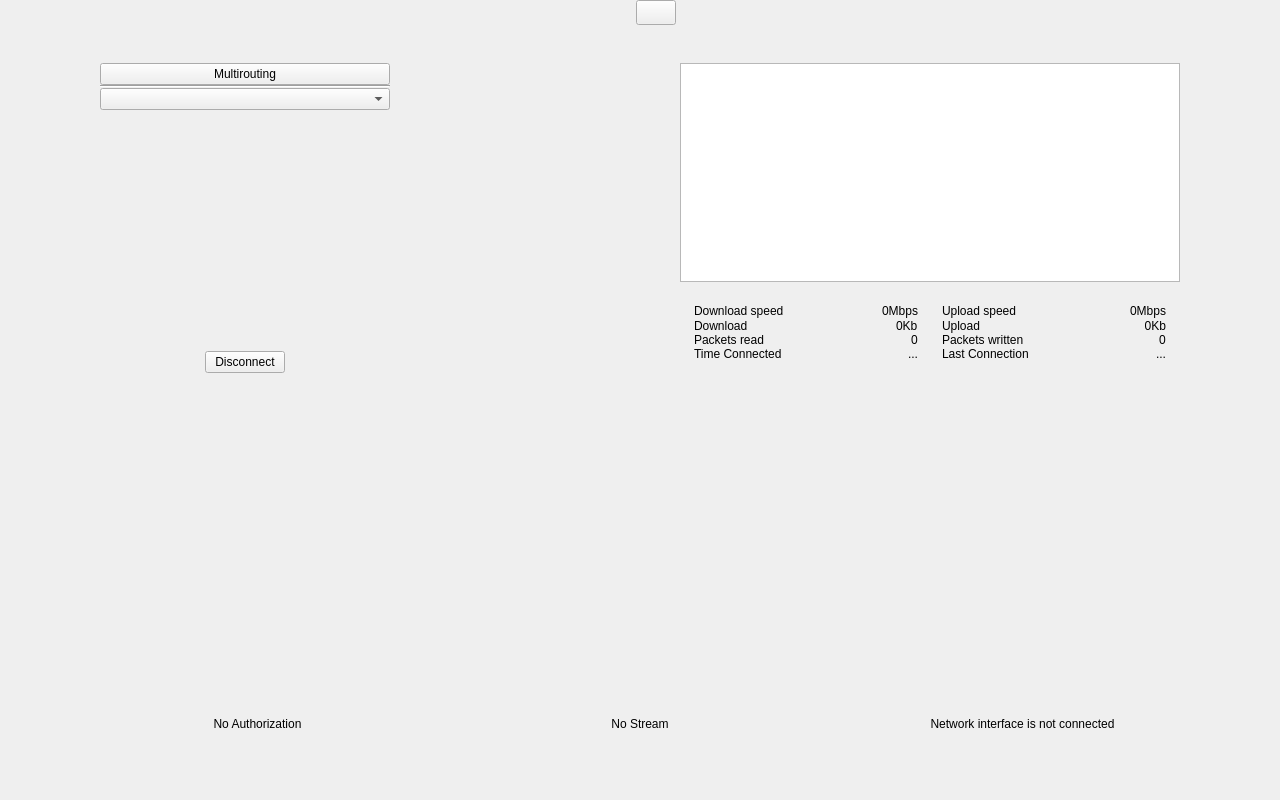
<?xml version="1.0" encoding="UTF-8"?>
<ui version="4.0">
 <class>Dashboard</class>
 <widget class="QWidget" name="Dashboard">
  <property name="geometry">
   <rect>
    <x>0</x>
    <y>0</y>
    <width>1280</width>
    <height>800</height>
   </rect>
  </property>
  <property name="windowTitle">
   <string>Form</string>
  </property>
  <property name="autoFillBackground">
   <bool>false</bool>
  </property>
  <property name="styleSheet">
   <string notr="true"/>
  </property>
  <layout class="QVBoxLayout" name="verticalLayout_10">
   <property name="spacing">
    <number>0</number>
   </property>
   <property name="leftMargin">
    <number>0</number>
   </property>
   <property name="topMargin">
    <number>0</number>
   </property>
   <property name="rightMargin">
    <number>0</number>
   </property>
   <property name="bottomMargin">
    <number>60</number>
   </property>
   <item>
    <layout class="QHBoxLayout" name="horizontalLayout_3">
     <item>
      <layout class="QVBoxLayout" name="verticalLayout_6">
       <property name="spacing">
        <number>0</number>
       </property>
       <item>
        <widget class="QToolButton" name="btMenu">
         <property name="focusPolicy">
          <enum>Qt::WheelFocus</enum>
         </property>
         <property name="shortcut">
          <string>Esc</string>
         </property>
         <property name="autoRaise">
          <bool>true</bool>
         </property>
        </widget>
       </item>
       <item>
        <spacer name="verticalSpacer_5">
         <property name="orientation">
          <enum>Qt::Vertical</enum>
         </property>
         <property name="sizeType">
          <enum>QSizePolicy::Minimum</enum>
         </property>
         <property name="sizeHint" stdset="0">
          <size>
           <width>0</width>
           <height>2</height>
          </size>
         </property>
        </spacer>
       </item>
      </layout>
     </item>
     <item>
      <spacer name="horizontalSpacer_2">
       <property name="orientation">
        <enum>Qt::Horizontal</enum>
       </property>
       <property name="sizeHint" stdset="0">
        <size>
         <width>198</width>
         <height>20</height>
        </size>
       </property>
      </spacer>
     </item>
     <item>
      <layout class="QHBoxLayout" name="horizontalLayout_2">
       <property name="spacing">
        <number>0</number>
       </property>
       <item>
        <widget class="QLabel" name="lbMessage">
         <property name="sizePolicy">
          <sizepolicy hsizetype="Fixed" vsizetype="Minimum">
           <horstretch>0</horstretch>
           <verstretch>0</verstretch>
          </sizepolicy>
         </property>
         <property name="alignment">
          <set>Qt::AlignCenter</set>
         </property>
        </widget>
       </item>
       <item>
        <widget class="CustomPlacementButton" name="btMessageClose">
         <property name="sizePolicy">
          <sizepolicy hsizetype="Minimum" vsizetype="Minimum">
           <horstretch>0</horstretch>
           <verstretch>0</verstretch>
          </sizepolicy>
         </property>
         <property name="flat">
          <bool>false</bool>
         </property>
        </widget>
       </item>
      </layout>
     </item>
     <item>
      <spacer name="horizontalSpacer_3">
       <property name="orientation">
        <enum>Qt::Horizontal</enum>
       </property>
       <property name="sizeHint" stdset="0">
        <size>
         <width>198</width>
         <height>20</height>
        </size>
       </property>
      </spacer>
     </item>
     <item>
      <widget class="QWidget" name="wgTopRightSpacing" native="true">
       <property name="sizePolicy">
        <sizepolicy hsizetype="Fixed" vsizetype="Fixed">
         <horstretch>0</horstretch>
         <verstretch>0</verstretch>
        </sizepolicy>
       </property>
      </widget>
     </item>
    </layout>
   </item>
   <item>
    <spacer name="verticalSpacer_2">
     <property name="orientation">
      <enum>Qt::Vertical</enum>
     </property>
     <property name="sizeType">
      <enum>QSizePolicy::Fixed</enum>
     </property>
     <property name="sizeHint" stdset="0">
      <size>
       <width>20</width>
       <height>38</height>
      </size>
     </property>
    </spacer>
   </item>
   <item>
    <layout class="QHBoxLayout" name="horizontalLayout_15">
     <property name="spacing">
      <number>0</number>
     </property>
     <property name="leftMargin">
      <number>100</number>
     </property>
     <property name="topMargin">
      <number>0</number>
     </property>
     <property name="rightMargin">
      <number>100</number>
     </property>
     <property name="bottomMargin">
      <number>0</number>
     </property>
     <item>
      <layout class="QVBoxLayout" name="verticalLayout_3">
       <property name="spacing">
        <number>0</number>
       </property>
       <property name="topMargin">
        <number>0</number>
       </property>
       <item>
        <widget class="QWidget" name="wtMultirouting" native="true">
         <property name="sizePolicy">
          <sizepolicy hsizetype="Expanding" vsizetype="Fixed">
           <horstretch>0</horstretch>
           <verstretch>0</verstretch>
          </sizepolicy>
         </property>
         <layout class="QVBoxLayout" name="verticalLayout">
          <property name="spacing">
           <number>0</number>
          </property>
          <property name="leftMargin">
           <number>0</number>
          </property>
          <property name="topMargin">
           <number>0</number>
          </property>
          <property name="rightMargin">
           <number>0</number>
          </property>
          <property name="bottomMargin">
           <number>0</number>
          </property>
          <item>
           <layout class="QHBoxLayout" name="horizontalLayout_4">
            <property name="topMargin">
             <number>0</number>
            </property>
            <item>
             <widget class="CustomPlacementButton" name="btMultirouting">
              <property name="enabled">
               <bool>true</bool>
              </property>
              <property name="sizePolicy">
               <sizepolicy hsizetype="Expanding" vsizetype="Fixed">
                <horstretch>0</horstretch>
                <verstretch>0</verstretch>
               </sizepolicy>
              </property>
              <property name="text">
               <string>Multirouting</string>
              </property>
              <property name="checkable">
               <bool>true</bool>
              </property>
             </widget>
            </item>
           </layout>
          </item>
          <item>
           <widget class="Line" name="lineMultirouting">
            <property name="orientation">
             <enum>Qt::Horizontal</enum>
            </property>
           </widget>
          </item>
          <item>
           <widget class="ServersComboBox" name="cbUpstream">
            <property name="enabled">
             <bool>true</bool>
            </property>
            <property name="sizePolicy">
             <sizepolicy hsizetype="Expanding" vsizetype="Fixed">
              <horstretch>0</horstretch>
              <verstretch>0</verstretch>
             </sizepolicy>
            </property>
            <property name="focusPolicy">
             <enum>Qt::NoFocus</enum>
            </property>
            <property name="contextMenuPolicy">
             <enum>Qt::NoContextMenu</enum>
            </property>
            <property name="maxVisibleItems">
             <number>6</number>
            </property>
            <property name="iconSize">
             <size>
              <width>62</width>
              <height>62</height>
             </size>
            </property>
           </widget>
          </item>
         </layout>
        </widget>
       </item>
       <item>
        <spacer name="verticalSpacer">
         <property name="orientation">
          <enum>Qt::Vertical</enum>
         </property>
         <property name="sizeType">
          <enum>QSizePolicy::Expanding</enum>
         </property>
         <property name="sizeHint" stdset="0">
          <size>
           <width>20</width>
           <height>162</height>
          </size>
         </property>
        </spacer>
       </item>
       <item>
        <layout class="QHBoxLayout" name="horizontalLayout_9">
         <item>
          <spacer name="horizontalSpacer_4">
           <property name="orientation">
            <enum>Qt::Horizontal</enum>
           </property>
           <property name="sizeHint" stdset="0">
            <size>
             <width>40</width>
             <height>20</height>
            </size>
           </property>
          </spacer>
         </item>
         <item>
          <widget class="CustomPlacementButton" name="btDisconnect">
           <property name="text">
            <string>Disconnect</string>
           </property>
           <property name="iconSize">
            <size>
             <width>44</width>
             <height>44</height>
            </size>
           </property>
          </widget>
         </item>
         <item>
          <spacer name="horizontalSpacer_5">
           <property name="orientation">
            <enum>Qt::Horizontal</enum>
           </property>
           <property name="sizeHint" stdset="0">
            <size>
             <width>40</width>
             <height>20</height>
            </size>
           </property>
          </spacer>
         </item>
        </layout>
       </item>
      </layout>
     </item>
     <item>
      <spacer name="horizontalSpacer">
       <property name="orientation">
        <enum>Qt::Horizontal</enum>
       </property>
       <property name="sizeType">
        <enum>QSizePolicy::Expanding</enum>
       </property>
       <property name="sizeHint" stdset="0">
        <size>
         <width>136</width>
         <height>20</height>
        </size>
       </property>
      </spacer>
     </item>
     <item>
      <layout class="QVBoxLayout" name="verticalLayout_2" stretch="0,0">
       <property name="spacing">
        <number>12</number>
       </property>
       <property name="bottomMargin">
        <number>0</number>
       </property>
       <item>
        <widget class="QGraphicsView" name="graphicsView">
         <property name="sizePolicy">
          <sizepolicy hsizetype="Minimum" vsizetype="Minimum">
           <horstretch>0</horstretch>
           <verstretch>0</verstretch>
          </sizepolicy>
         </property>
         <property name="minimumSize">
          <size>
           <width>500</width>
           <height>219</height>
          </size>
         </property>
         <property name="maximumSize">
          <size>
           <width>500</width>
           <height>219</height>
          </size>
         </property>
         <property name="verticalScrollBarPolicy">
          <enum>Qt::ScrollBarAlwaysOff</enum>
         </property>
         <property name="horizontalScrollBarPolicy">
          <enum>Qt::ScrollBarAlwaysOff</enum>
         </property>
         <property name="interactive">
          <bool>false</bool>
         </property>
         <property name="renderHints">
          <set>QPainter::Antialiasing|QPainter::HighQualityAntialiasing|QPainter::TextAntialiasing</set>
         </property>
         <property name="viewportUpdateMode">
          <enum>QGraphicsView::FullViewportUpdate</enum>
         </property>
        </widget>
       </item>
       <item>
        <widget class="QWidget" name="bgStatistics" native="true">
         <property name="sizePolicy">
          <sizepolicy hsizetype="Preferred" vsizetype="Minimum">
           <horstretch>0</horstretch>
           <verstretch>0</verstretch>
          </sizepolicy>
         </property>
         <layout class="QHBoxLayout" name="horizontalLayout_5">
          <property name="spacing">
           <number>24</number>
          </property>
          <property name="leftMargin">
           <number>14</number>
          </property>
          <property name="topMargin">
           <number>10</number>
          </property>
          <property name="rightMargin">
           <number>14</number>
          </property>
          <property name="bottomMargin">
           <number>12</number>
          </property>
          <item>
           <layout class="QVBoxLayout" name="verticalLayout_9">
            <property name="spacing">
             <number>0</number>
            </property>
            <property name="leftMargin">
             <number>0</number>
            </property>
            <property name="topMargin">
             <number>0</number>
            </property>
            <property name="rightMargin">
             <number>0</number>
            </property>
            <property name="bottomMargin">
             <number>0</number>
            </property>
            <item>
             <layout class="QHBoxLayout" name="horizontalLayout_14">
              <property name="spacing">
               <number>0</number>
              </property>
              <property name="topMargin">
               <number>0</number>
              </property>
              <item>
               <widget class="QLabel" name="lblTitleDownloadSpeed">
                <property name="sizePolicy">
                 <sizepolicy hsizetype="Preferred" vsizetype="Preferred">
                  <horstretch>1</horstretch>
                  <verstretch>0</verstretch>
                 </sizepolicy>
                </property>
                <property name="text">
                 <string>Download speed</string>
                </property>
               </widget>
              </item>
              <item>
               <widget class="QLabel" name="lblDownloadingSpeed">
                <property name="layoutDirection">
                 <enum>Qt::RightToLeft</enum>
                </property>
                <property name="text">
                 <string>0Mbps</string>
                </property>
               </widget>
              </item>
             </layout>
            </item>
            <item>
             <layout class="QHBoxLayout" name="horizontalLayout_13">
              <property name="spacing">
               <number>0</number>
              </property>
              <property name="topMargin">
               <number>0</number>
              </property>
              <property name="rightMargin">
               <number>0</number>
              </property>
              <item>
               <widget class="QLabel" name="lbTitleDownload">
                <property name="sizePolicy">
                 <sizepolicy hsizetype="Preferred" vsizetype="Preferred">
                  <horstretch>1</horstretch>
                  <verstretch>0</verstretch>
                 </sizepolicy>
                </property>
                <property name="text">
                 <string>Download</string>
                </property>
               </widget>
              </item>
              <item>
               <widget class="QLabel" name="lbReceived">
                <property name="sizePolicy">
                 <sizepolicy hsizetype="Expanding" vsizetype="Minimum">
                  <horstretch>0</horstretch>
                  <verstretch>0</verstretch>
                 </sizepolicy>
                </property>
                <property name="font">
                 <font/>
                </property>
                <property name="layoutDirection">
                 <enum>Qt::RightToLeft</enum>
                </property>
                <property name="text">
                 <string>0Kb</string>
                </property>
                <property name="alignment">
                 <set>Qt::AlignLeading|Qt::AlignLeft|Qt::AlignVCenter</set>
                </property>
               </widget>
              </item>
             </layout>
            </item>
            <item>
             <layout class="QHBoxLayout" name="horizontalLayout_17">
              <property name="spacing">
               <number>0</number>
              </property>
              <property name="topMargin">
               <number>0</number>
              </property>
              <item>
               <widget class="QLabel" name="lblTitlePacketsRead">
                <property name="sizePolicy">
                 <sizepolicy hsizetype="Preferred" vsizetype="Preferred">
                  <horstretch>1</horstretch>
                  <verstretch>0</verstretch>
                 </sizepolicy>
                </property>
                <property name="text">
                 <string>Packets read</string>
                </property>
               </widget>
              </item>
              <item>
               <widget class="QLabel" name="lblPacketsRead">
                <property name="layoutDirection">
                 <enum>Qt::RightToLeft</enum>
                </property>
                <property name="text">
                 <string>0</string>
                </property>
               </widget>
              </item>
             </layout>
            </item>
            <item>
             <layout class="QHBoxLayout" name="horizontalLayout_18">
              <property name="spacing">
               <number>0</number>
              </property>
              <property name="topMargin">
               <number>0</number>
              </property>
              <item>
               <widget class="QLabel" name="lblTitleTimeConnected">
                <property name="sizePolicy">
                 <sizepolicy hsizetype="Preferred" vsizetype="Preferred">
                  <horstretch>1</horstretch>
                  <verstretch>0</verstretch>
                 </sizepolicy>
                </property>
                <property name="text">
                 <string>Time Connected</string>
                </property>
               </widget>
              </item>
              <item>
               <widget class="QLabel" name="lblConnectedTime">
                <property name="sizePolicy">
                 <sizepolicy hsizetype="Preferred" vsizetype="Preferred">
                  <horstretch>0</horstretch>
                  <verstretch>0</verstretch>
                 </sizepolicy>
                </property>
                <property name="layoutDirection">
                 <enum>Qt::RightToLeft</enum>
                </property>
                <property name="text">
                 <string>...</string>
                </property>
               </widget>
              </item>
             </layout>
            </item>
           </layout>
          </item>
          <item>
           <layout class="QVBoxLayout" name="verticalLayout_15">
            <property name="spacing">
             <number>0</number>
            </property>
            <property name="leftMargin">
             <number>0</number>
            </property>
            <property name="topMargin">
             <number>0</number>
            </property>
            <property name="rightMargin">
             <number>0</number>
            </property>
            <property name="bottomMargin">
             <number>0</number>
            </property>
            <item>
             <layout class="QHBoxLayout" name="horizontalLayout_25">
              <property name="spacing">
               <number>0</number>
              </property>
              <item>
               <widget class="QLabel" name="lblTitleUploadSpeed">
                <property name="sizePolicy">
                 <sizepolicy hsizetype="Preferred" vsizetype="Preferred">
                  <horstretch>1</horstretch>
                  <verstretch>0</verstretch>
                 </sizepolicy>
                </property>
                <property name="text">
                 <string>Upload speed</string>
                </property>
               </widget>
              </item>
              <item>
               <widget class="QLabel" name="lblUploadSpeed">
                <property name="layoutDirection">
                 <enum>Qt::RightToLeft</enum>
                </property>
                <property name="text">
                 <string>0Mbps</string>
                </property>
               </widget>
              </item>
             </layout>
            </item>
            <item>
             <layout class="QHBoxLayout" name="horizontalLayout_19">
              <property name="spacing">
               <number>0</number>
              </property>
              <property name="topMargin">
               <number>0</number>
              </property>
              <property name="rightMargin">
               <number>0</number>
              </property>
              <item>
               <widget class="QLabel" name="lblTitleUpload">
                <property name="sizePolicy">
                 <sizepolicy hsizetype="Preferred" vsizetype="Preferred">
                  <horstretch>1</horstretch>
                  <verstretch>0</verstretch>
                 </sizepolicy>
                </property>
                <property name="text">
                 <string>Upload</string>
                </property>
               </widget>
              </item>
              <item>
               <widget class="QLabel" name="lbSent">
                <property name="sizePolicy">
                 <sizepolicy hsizetype="Expanding" vsizetype="Minimum">
                  <horstretch>0</horstretch>
                  <verstretch>0</verstretch>
                 </sizepolicy>
                </property>
                <property name="layoutDirection">
                 <enum>Qt::RightToLeft</enum>
                </property>
                <property name="text">
                 <string>0Kb</string>
                </property>
                <property name="alignment">
                 <set>Qt::AlignRight|Qt::AlignTrailing|Qt::AlignVCenter</set>
                </property>
               </widget>
              </item>
             </layout>
            </item>
            <item>
             <layout class="QHBoxLayout" name="horizontalLayout_24">
              <property name="spacing">
               <number>0</number>
              </property>
              <item>
               <widget class="QLabel" name="lblTitlePacketsWritten">
                <property name="sizePolicy">
                 <sizepolicy hsizetype="Preferred" vsizetype="Preferred">
                  <horstretch>1</horstretch>
                  <verstretch>0</verstretch>
                 </sizepolicy>
                </property>
                <property name="text">
                 <string>Packets written</string>
                </property>
               </widget>
              </item>
              <item>
               <widget class="QLabel" name="lblPacketsWritten">
                <property name="layoutDirection">
                 <enum>Qt::RightToLeft</enum>
                </property>
                <property name="text">
                 <string>0</string>
                </property>
               </widget>
              </item>
             </layout>
            </item>
            <item>
             <layout class="QHBoxLayout" name="horizontalLayout_23">
              <property name="spacing">
               <number>0</number>
              </property>
              <property name="topMargin">
               <number>0</number>
              </property>
              <item>
               <widget class="QLabel" name="lblTitleLastConnection">
                <property name="sizePolicy">
                 <sizepolicy hsizetype="Preferred" vsizetype="Preferred">
                  <horstretch>1</horstretch>
                  <verstretch>0</verstretch>
                 </sizepolicy>
                </property>
                <property name="text">
                 <string>Last Connection</string>
                </property>
               </widget>
              </item>
              <item>
               <widget class="QLabel" name="lblLastConnection">
                <property name="layoutDirection">
                 <enum>Qt::RightToLeft</enum>
                </property>
                <property name="text">
                 <string>...</string>
                </property>
               </widget>
              </item>
             </layout>
            </item>
           </layout>
          </item>
         </layout>
        </widget>
       </item>
      </layout>
     </item>
    </layout>
   </item>
   <item>
    <spacer name="verticalSpacer_3">
     <property name="orientation">
      <enum>Qt::Vertical</enum>
     </property>
     <property name="sizeType">
      <enum>QSizePolicy::Expanding</enum>
     </property>
     <property name="sizeHint" stdset="0">
      <size>
       <width>867</width>
       <height>200</height>
      </size>
     </property>
    </spacer>
   </item>
   <item>
    <layout class="QHBoxLayout" name="horizontalLayout_12">
     <property name="spacing">
      <number>2</number>
     </property>
     <property name="leftMargin">
      <number>67</number>
     </property>
     <property name="rightMargin">
      <number>67</number>
     </property>
     <item>
      <widget class="QWidget" name="bgAuth" native="true">
       <property name="sizePolicy">
        <sizepolicy hsizetype="Expanding" vsizetype="Minimum">
         <horstretch>0</horstretch>
         <verstretch>0</verstretch>
        </sizepolicy>
       </property>
       <layout class="QVBoxLayout" name="verticalLayout_11">
        <item>
         <layout class="QHBoxLayout" name="horizontalLayout">
          <item>
           <spacer name="horizontalSpacer_6">
            <property name="orientation">
             <enum>Qt::Horizontal</enum>
            </property>
            <property name="sizeHint" stdset="0">
             <size>
              <width>40</width>
              <height>20</height>
             </size>
            </property>
           </spacer>
          </item>
          <item>
           <layout class="QVBoxLayout" name="verticalLayout_4">
            <property name="spacing">
             <number>2</number>
            </property>
            <item>
             <widget class="QLabel" name="lbAuthorization">
              <property name="sizePolicy">
               <sizepolicy hsizetype="Minimum" vsizetype="Minimum">
                <horstretch>0</horstretch>
                <verstretch>0</verstretch>
               </sizepolicy>
              </property>
              <property name="minimumSize">
               <size>
                <width>20</width>
                <height>20</height>
               </size>
              </property>
              <property name="maximumSize">
               <size>
                <width>20</width>
                <height>20</height>
               </size>
              </property>
              <property name="styleSheet">
               <string notr="true"/>
              </property>
              <property name="frameShape">
               <enum>QFrame::NoFrame</enum>
              </property>
              <property name="lineWidth">
               <number>0</number>
              </property>
              <property name="midLineWidth">
               <number>0</number>
              </property>
              <property name="text">
               <string/>
              </property>
              <property name="scaledContents">
               <bool>true</bool>
              </property>
              <property name="mode" stdset="0">
               <bool>false</bool>
              </property>
             </widget>
            </item>
           </layout>
          </item>
          <item>
           <spacer name="horizontalSpacer_7">
            <property name="orientation">
             <enum>Qt::Horizontal</enum>
            </property>
            <property name="sizeHint" stdset="0">
             <size>
              <width>40</width>
              <height>20</height>
             </size>
            </property>
           </spacer>
          </item>
         </layout>
        </item>
        <item>
         <widget class="QLabel" name="lbAuthorizationText">
          <property name="sizePolicy">
           <sizepolicy hsizetype="Preferred" vsizetype="Minimum">
            <horstretch>0</horstretch>
            <verstretch>0</verstretch>
           </sizepolicy>
          </property>
          <property name="maximumSize">
           <size>
            <width>16777215</width>
            <height>50</height>
           </size>
          </property>
          <property name="font">
           <font>
            <weight>50</weight>
            <italic>false</italic>
            <bold>false</bold>
           </font>
          </property>
          <property name="text">
           <string>No Authorization</string>
          </property>
          <property name="alignment">
           <set>Qt::AlignCenter</set>
          </property>
          <property name="wordWrap">
           <bool>true</bool>
          </property>
         </widget>
        </item>
       </layout>
      </widget>
     </item>
     <item>
      <widget class="QWidget" name="bgStream" native="true">
       <property name="sizePolicy">
        <sizepolicy hsizetype="Expanding" vsizetype="Minimum">
         <horstretch>0</horstretch>
         <verstretch>0</verstretch>
        </sizepolicy>
       </property>
       <layout class="QVBoxLayout" name="verticalLayout_12">
        <item>
         <layout class="QHBoxLayout" name="horizontalLayout_8">
          <item>
           <spacer name="horizontalSpacer_8">
            <property name="orientation">
             <enum>Qt::Horizontal</enum>
            </property>
            <property name="sizeHint" stdset="0">
             <size>
              <width>40</width>
              <height>20</height>
             </size>
            </property>
           </spacer>
          </item>
          <item>
           <layout class="QVBoxLayout" name="verticalLayout_5">
            <item>
             <widget class="QLabel" name="lbStream">
              <property name="sizePolicy">
               <sizepolicy hsizetype="Minimum" vsizetype="Minimum">
                <horstretch>0</horstretch>
                <verstretch>0</verstretch>
               </sizepolicy>
              </property>
              <property name="minimumSize">
               <size>
                <width>20</width>
                <height>20</height>
               </size>
              </property>
              <property name="maximumSize">
               <size>
                <width>20</width>
                <height>20</height>
               </size>
              </property>
              <property name="styleSheet">
               <string notr="true"/>
              </property>
              <property name="frameShape">
               <enum>QFrame::NoFrame</enum>
              </property>
              <property name="lineWidth">
               <number>0</number>
              </property>
              <property name="midLineWidth">
               <number>0</number>
              </property>
              <property name="text">
               <string/>
              </property>
              <property name="scaledContents">
               <bool>true</bool>
              </property>
             </widget>
            </item>
           </layout>
          </item>
          <item>
           <spacer name="horizontalSpacer_9">
            <property name="orientation">
             <enum>Qt::Horizontal</enum>
            </property>
            <property name="sizeHint" stdset="0">
             <size>
              <width>40</width>
              <height>20</height>
             </size>
            </property>
           </spacer>
          </item>
         </layout>
        </item>
        <item>
         <widget class="QLabel" name="lbStreamText">
          <property name="sizePolicy">
           <sizepolicy hsizetype="Preferred" vsizetype="Minimum">
            <horstretch>0</horstretch>
            <verstretch>0</verstretch>
           </sizepolicy>
          </property>
          <property name="maximumSize">
           <size>
            <width>16777215</width>
            <height>50</height>
           </size>
          </property>
          <property name="font">
           <font>
            <weight>50</weight>
            <italic>false</italic>
            <bold>false</bold>
           </font>
          </property>
          <property name="text">
           <string notr="true">No Stream</string>
          </property>
          <property name="alignment">
           <set>Qt::AlignCenter</set>
          </property>
          <property name="wordWrap">
           <bool>true</bool>
          </property>
         </widget>
        </item>
       </layout>
      </widget>
     </item>
     <item>
      <widget class="QWidget" name="bgConnection" native="true">
       <property name="sizePolicy">
        <sizepolicy hsizetype="Expanding" vsizetype="Minimum">
         <horstretch>0</horstretch>
         <verstretch>0</verstretch>
        </sizepolicy>
       </property>
       <layout class="QVBoxLayout" name="verticalLayout_14">
        <item>
         <layout class="QHBoxLayout" name="horizontalLayout_11">
          <item>
           <spacer name="horizontalSpacer_12">
            <property name="orientation">
             <enum>Qt::Horizontal</enum>
            </property>
            <property name="sizeHint" stdset="0">
             <size>
              <width>40</width>
              <height>20</height>
             </size>
            </property>
           </spacer>
          </item>
          <item>
           <layout class="QVBoxLayout" name="verticalLayout_7">
            <item>
             <widget class="QLabel" name="lbTunnel">
              <property name="sizePolicy">
               <sizepolicy hsizetype="Minimum" vsizetype="Minimum">
                <horstretch>0</horstretch>
                <verstretch>0</verstretch>
               </sizepolicy>
              </property>
              <property name="minimumSize">
               <size>
                <width>20</width>
                <height>20</height>
               </size>
              </property>
              <property name="maximumSize">
               <size>
                <width>20</width>
                <height>20</height>
               </size>
              </property>
              <property name="styleSheet">
               <string notr="true"/>
              </property>
              <property name="frameShape">
               <enum>QFrame::NoFrame</enum>
              </property>
              <property name="lineWidth">
               <number>0</number>
              </property>
              <property name="midLineWidth">
               <number>0</number>
              </property>
              <property name="text">
               <string/>
              </property>
              <property name="scaledContents">
               <bool>true</bool>
              </property>
             </widget>
            </item>
           </layout>
          </item>
          <item>
           <spacer name="horizontalSpacer_13">
            <property name="orientation">
             <enum>Qt::Horizontal</enum>
            </property>
            <property name="sizeHint" stdset="0">
             <size>
              <width>40</width>
              <height>20</height>
             </size>
            </property>
           </spacer>
          </item>
         </layout>
        </item>
        <item>
         <widget class="QLabel" name="lbTunnelText">
          <property name="sizePolicy">
           <sizepolicy hsizetype="Preferred" vsizetype="Minimum">
            <horstretch>0</horstretch>
            <verstretch>0</verstretch>
           </sizepolicy>
          </property>
          <property name="maximumSize">
           <size>
            <width>16777215</width>
            <height>50</height>
           </size>
          </property>
          <property name="font">
           <font>
            <weight>50</weight>
            <italic>false</italic>
            <bold>false</bold>
           </font>
          </property>
          <property name="text">
           <string>Network interface is not connected</string>
          </property>
          <property name="alignment">
           <set>Qt::AlignCenter</set>
          </property>
          <property name="wordWrap">
           <bool>true</bool>
          </property>
         </widget>
        </item>
       </layout>
      </widget>
     </item>
    </layout>
   </item>
  </layout>
 </widget>
 <customwidgets>
  <customwidget>
   <class>CustomPlacementButton</class>
   <extends>QPushButton</extends>
   <header location="global">CustomPlacementButton.h</header>
  </customwidget>
  <customwidget>
   <class>ServersComboBox</class>
   <extends>QComboBox</extends>
   <header location="global">controls/ServersComboBox.h</header>
  </customwidget>
 </customwidgets>
 <resources/>
 <connections/>
</ui>
